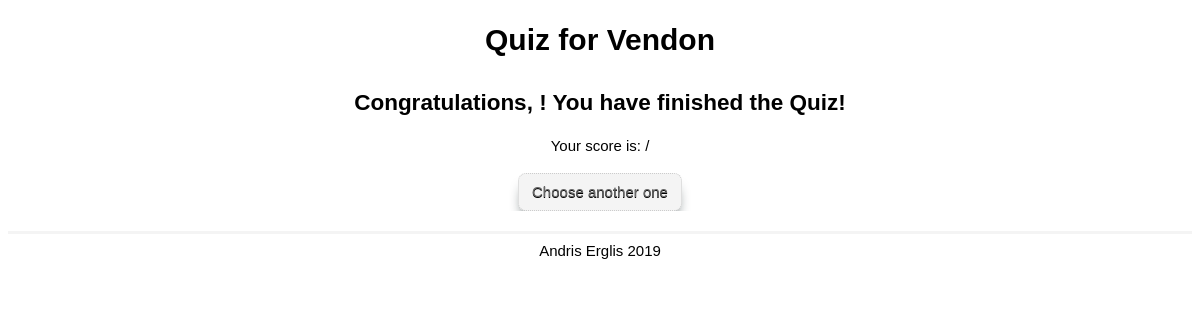
Before: /final.php with the older database file.
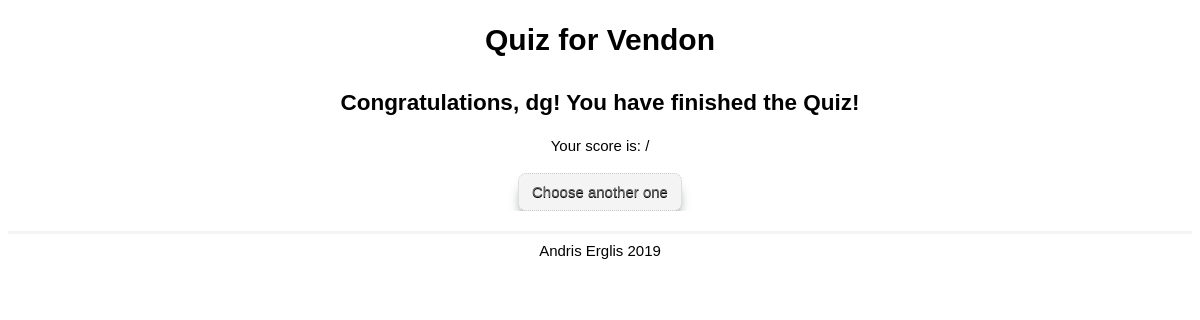
After: the same page with the newer database file.
### tables this page shows
CREATE TABLE `user_results` (
  `user_id` int(11) NOT NULL,
  `Name` text NOT NULL,
  `quiz_chosen` int(11) NOT NULL,
  `score` int(11) NOT NULL,
  `Question1` text NOT NULL,
  `Question2` text NOT NULL,
  `Question3` text NOT NULL,
  `Question4` text NOT NULL,
  `Question5` text NOT NULL
);

### final.php (the view, shortened to what this page needs)
<?php
$con = mysqli_connect('localhost', 'root', '', 'quiz_vendon');
$sql = mysqli_query($con, "SELECT * FROM user_results ORDER BY user_id DESC LIMIT 1");
$username = mysqli_fetch_row($sql);
?>
<!DOCTYPE html>
<html>
<head>
<link rel="stylesheet" type="text/css" href="css/style.css" />
</head>
<body>
	<header>
		<div class="container">
			<h1>Quiz for Vendon</h1>
		</div>
	</header>
	<main>
		<div class="container">
			<h2>Congratulations, <?php echo $username[1];?>! You have finished the Quiz!</h2>
				<p>Your score is: <?php echo $_SESSION['score']; ?>/<?php  echo $_SESSION['total']; ?> </p>
				<a href="index.php" class="start">Choose another one</a>
		</div>
	</main>
	<footer>
		<div class="container">
			Andris Erglis 2019
		</div>
	</footer>
</body>
</html>

### css/style.css (style rules this page uses)
body { font-family: arial; font-size: 15px; line-height: 1.6em; }
a { text-decoration: none; }
.container { width:60%; margin: 0 auto; overflow: auto; }
header { text-align: center; }
footer { border-top:3px #f4f4f4 solid; text-align: center; padding-top:5px; }
main { padding-bottom: 20px; text-align: center; }
a.start { display: inline-block; color: #666; background: #f4f4f4; border: 1px dotted #ccc; padding:6px 13px; }
.start { -moz-box-shadow: 0px 10px 14px -7px #142426; -webkit-box-shadow: 0px 10px 14px -7px #142426; box-shadow: 0px 10px 14px -7px #142426; background:-webkit-gradient(linear, left top, left bottom, color-stop(0.05, #29596b), color-stop(1, #0adeff)); background:-moz-linear-gradient(top, #29596b 5%, #0adeff 100%); background:-webkit-linear-gradient(top, #29596b 5%, #0adeff 100%); background:-o-linear-gradient(top, #29596b 5%, #0adeff 100%); background:-ms-linear-gradient(top, #29596b 5%, #0adeff 100%); background:linear-gradient(to bottom, #29596b 5%, #0adeff 100%); filter:progid:DXImageTransform.Microsoft.gradient(startColorstr='#29596b', endColorstr='#0adeff',GradientType=0); background-color:#29596b; -moz-border-radius:80px; -webkit-border-radius:80px; border-radius:8px; display:inline-block; cursor:pointer; color:#ffffff; font-family:Arial; font-size:15px; padding:13px 32px; text-decoration:none; text-shadow:0px 1px 0px #000000; }

Changed rows visible on the page:
added user_results: Name "dg"
